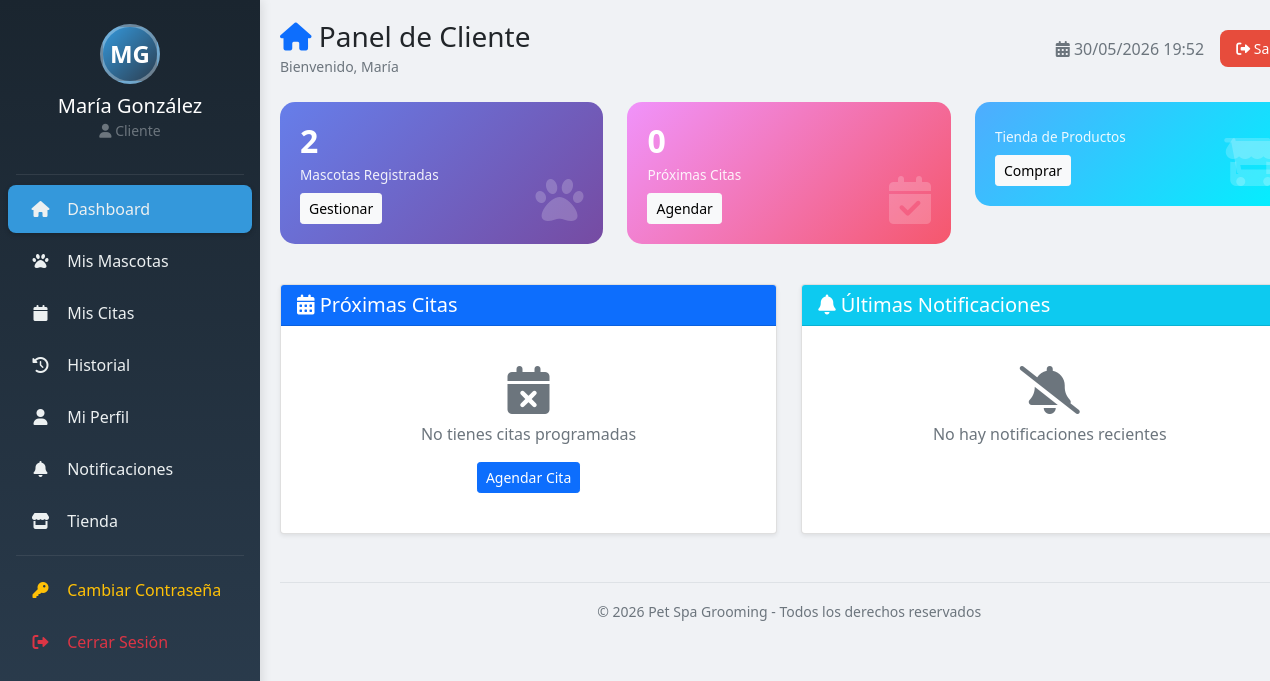
The page /cliente/index.php (signed in) on the database its author committed.
### tables this page shows
CREATE TABLE `clientes` (
  `id` int(10) UNSIGNED NOT NULL,
  `usuario_id` int(10) UNSIGNED NOT NULL,
  `nombre` varchar(120) NOT NULL,
  `apellido` varchar(120) NOT NULL,
  `telefono` varchar(20) DEFAULT NULL,
  `ci` varchar(20) DEFAULT NULL COMMENT 'Carnet de Identidad',
  `direccion` varchar(255) DEFAULT NULL,
  `canal_notificacion` enum('email','whatsapp','sms','telegram') NOT NULL DEFAULT 'email',
  `horario_preferido` varchar(100) DEFAULT NULL,
  `created_at` timestamp NOT NULL DEFAULT current_timestamp(),
  `updated_at` timestamp NOT NULL DEFAULT current_timestamp() ON UPDATE current_timestamp()
);

### cliente/index.php (the view, shortened to what this page needs)
<?php
$db = Database::getInstance()->getConnection();
$stmt = $db->prepare("SELECT * FROM clientes WHERE usuario_id = ?");
$stmt->execute([$_SESSION['user_id']]);
$cliente = $stmt->fetch();
$stmt = $db->prepare("
    SELECT m.*, m.tamano, m.especie, m.raza
    FROM mascotas m
    JOIN mascota_dueno md ON m.id = md.mascota_id
    WHERE md.cliente_id = ?
");
$stmt->execute([$cliente['id']]);
$mascotas = $stmt->fetchAll();
$stmt = $db->prepare("
    SELECT c.*, s.nombre as servicio, gr.nombre as groomer, gr.apellido as groomer_apellido
    FROM citas c
    JOIN servicios s ON c.servicio_id = s.id
    JOIN groomers gr ON c.groomer_id = gr.id
    WHERE c.cliente_id = ? AND c.fecha_hora_inicio > NOW() AND c.estado IN ('agendada', 'confirmada')
    ORDER BY c.fecha_hora_inicio ASC LIMIT 5
");
$stmt->execute([$cliente['id']]);
$citas = $stmt->fetchAll();
$stmt = $db->prepare("
    SELECT * FROM notificaciones
    WHERE cliente_id = ?
    ORDER BY created_at DESC LIMIT 5
");
$stmt->execute([$cliente['id']]);
$notificaciones = $stmt->fetchAll();
$nombreCompleto = $cliente['nombre'] . ' ' . $cliente['apellido'];
$iniciales = strtoupper(substr($cliente['nombre'], 0, 1) . substr($cliente['apellido'], 0, 1));
?>
<!DOCTYPE html>
<html lang="es">
<head>
    <link href="https://cdn.jsdelivr.net/npm/bootstrap@5.1.3/dist/css/bootstrap.min.css" rel="stylesheet">
    <link rel="stylesheet" href="https://cdnjs.cloudflare.com/ajax/libs/font-awesome/6.0.0/css/all.min.css">
</head>
<body>
<div class="container-fluid p-0">
    <div class="row g-0">
        <nav class="col-md-2 sidebar">
            <div class="text-center py-4">
                <div class="user-avatar">
                    <?php echo $iniciales; ?>
                </div>
                <h5 class="text-white mb-0"><?php echo htmlspecialchars($nombreCompleto); ?></h5>
                <small class="text-muted"><i class="fas fa-user"></i> Cliente</small>
            </div>
            <hr class="bg-secondary mx-3 my-2">
            <ul class="nav flex-column mt-2">
                <li><a class="nav-link active" href="index.php"><i class="fas fa-home"></i> Dashboard</a></li>
                <li><a class="nav-link" href="mascotas.php"><i class="fas fa-paw"></i> Mis Mascotas</a></li>
                <li><a class="nav-link" href="citas.php"><i class="fas fa-calendar"></i> Mis Citas</a></li>
                <li><a class="nav-link" href="historial.php"><i class="fas fa-history"></i> Historial</a></li>
                <li><a class="nav-link" href="perfil.php"><i class="fas fa-user"></i> Mi Perfil</a></li>
                <li><a class="nav-link" href="notificaciones.php">
                    <i class="fas fa-bell"></i> Notificaciones
                </a></li>
                <li><a class="nav-link" href="tienda/"><i class="fas fa-store"></i> Tienda</a></li>
                <li><hr class="bg-secondary mx-3 my-2"></li>
                <li><a class="nav-link text-warning" href="../cambiar_password.php"><i class="fas fa-key"></i> Cambiar Contraseña</a></li>
                <li><a class="nav-link text-danger" href="../logout.php"><i class="fas fa-sign-out-alt"></i> Cerrar Sesión</a></li>
            </ul>
        </nav>
        <main class="col-md-10 main-content">
            <div class="d-flex justify-content-between align-items-center mb-4">
                <div>
                    <h1 class="h3 mb-0"><i class="fas fa-home text-primary"></i> Panel de Cliente</h1>
                    <small class="text-muted">Bienvenido, <?php echo htmlspecialchars($cliente['nombre']); ?></small>
                </div>
                <div class="d-flex align-items-center gap-3">
                    <span class="text-muted"><i class="fas fa-calendar-alt"></i> <?php echo date('d/m/Y H:i'); ?></span>
                    <a href="../logout.php" class="btn btn-danger btn-sm btn-logout">
                        <i class="fas fa-sign-out-alt"></i> Salir
                    </a>
                </div>
            </div>
            <div class="row mb-4">
                <div class="col-md-4 mb-3">
                    <div class="stat-card" style="background: linear-gradient(135deg, #667eea 0%, #764ba2 100%);">
                        <div class="d-flex justify-content-between align-items-center">
                            <div><h3><?php echo count($mascotas); ?></h3><p>Mascotas Registradas</p></div>
                            <i class="fas fa-paw fa-2x"></i>
                        </div>
                        <a href="mascotas.php" class="btn btn-sm btn-light mt-2">Gestionar</a>
                    </div>
                </div>
                <div class="col-md-4 mb-3">
                    <div class="stat-card" style="background: linear-gradient(135deg, #f093fb 0%, #f5576c 100%);">
                        <div class="d-flex justify-content-between align-items-center">
                            <div><h3><?php echo count($citas); ?></h3><p>Próximas Citas</p></div>
                            <i class="fas fa-calendar-check fa-2x"></i>
                        </div>
                        <a href="cita_agendar.php" class="btn btn-sm btn-light mt-2">Agendar</a>
                    </div>
                </div>
                <div class="col-md-4 mb-3">
                    <div class="stat-card" style="background: linear-gradient(135deg, #4facfe 0%, #00f2fe 100%);">
                        <div class="d-flex justify-content-between align-items-center">
                            <div><h3><i class="fas fa-store"></i></h3><p>Tienda de Productos</p></div>
                            <i class="fas fa-shopping-cart fa-2x"></i>
                        </div>
                        <a href="tienda/" class="btn btn-sm btn-light mt-2">Comprar</a>
                    </div>
                </div>
            </div>
            <div class="row">
                <div class="col-md-6 mb-4">
                    <div class="card shadow-sm h-100">
                        <div class="card-header bg-primary text-white">
                            <h5 class="mb-0"><i class="fas fa-calendar-alt"></i> Próximas Citas</h5>
                        </div>
                        <div class="card-body">
                            <?php if(empty($citas)): ?>
                                <div class="text-center py-4">
                                    <i class="fas fa-calendar-times fa-3x text-muted mb-2"></i>
                                    <p class="text-muted">No tienes citas programadas</p>
                                    <a href="cita_agendar.php" class="btn btn-primary btn-sm">Agendar Cita</a>
                                </div>
                            <?php endif; ?>
                        </div>
                    </div>
                </div>
                <div class="col-md-6 mb-4">
                    <div class="card shadow-sm h-100">
                        <div class="card-header bg-info text-white">
                            <h5 class="mb-0"><i class="fas fa-bell"></i> Últimas Notificaciones</h5>
                        </div>
                        <div class="card-body">
                            <?php if(empty($notificaciones)): ?>
                                <div class="text-center py-4">
                                    <i class="fas fa-bell-slash fa-3x text-muted mb-2"></i>
                                    <p class="text-muted">No hay notificaciones recientes</p>
                                </div>
                            <?php endif; ?>
                        </div>
                    </div>
                </div>
            </div>
            <footer class="text-center text-muted mt-4 pt-3 border-top">
                <small>&copy; <?php echo date('Y'); ?> <?php echo SITE_NAME; ?> - Todos los derechos reservados</small>
            </footer>
        </main>
    </div>
</div>
</body>
</html>

### cliente/index.php (style rules this page uses)
* { margin: 0; padding: 0; box-sizing: border-box; }
body { background: #f0f2f5; font-family: 'Segoe UI', Tahoma, Geneva, Verdana, sans-serif; }
.sidebar { min-height: 100vh; background: linear-gradient(180deg, #1a252f 0%, #2c3e50 100%); position: fixed; top: 0; left: 0; width: 260px; z-index: 100; box-shadow: 2px 0 10px rgba(0,0,0,0.1); transition: all 0.3s; }
.sidebar .nav-link { color: #ecf0f1; padding: 12px 20px; transition: all 0.3s; border-radius: 8px; margin: 2px 8px; }
.sidebar .nav-link.active { background: #3498db; box-shadow: 0 2px 5px rgba(0,0,0,0.2); }
.sidebar .nav-link i { width: 25px; margin-right: 10px; text-align: center; }
.main-content { margin-left: 260px; padding: 20px; transition: all 0.3s; }
.stat-card { border-radius: 15px; padding: 20px; color: white; transition: transform 0.3s, box-shadow 0.3s; cursor: pointer; overflow: hidden; position: relative; border: none; }
.stat-card h3 { font-size: 2rem; font-weight: 700; margin-bottom: 5px; }
.stat-card p { margin: 0; opacity: 0.9; font-size: 0.85rem; }
.stat-card i { position: absolute; right: 20px; bottom: 20px; font-size: 3rem; opacity: 0.2; }
.user-avatar { width: 60px; height: 60px; background: linear-gradient(135deg, #3498db, #2c3e50); border-radius: 50%; display: flex; align-items: center; justify-content: center; color: white; font-weight: bold; font-size: 1.5rem; margin: 0 auto 10px; border: 3px solid rgba(255,255,255,0.3); }
.btn-logout { background: #e74c3c; border: none; border-radius: 8px; padding: 8px 16px; }

### rows shown on the page
clientes: iniciales "MG", nombreCompleto "María González", nombre "María"

### other values the page prints
count($mascotas) "2"
count($citas) "0"
SITE_NAME "Pet Spa Grooming"
